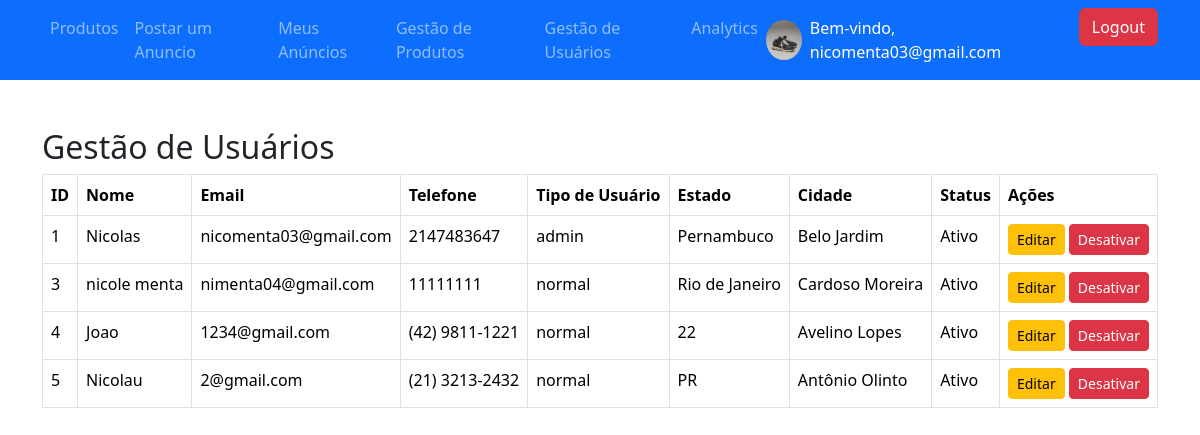
The app's page /tela_Gestão_Usuarios.php (signed in), older data.
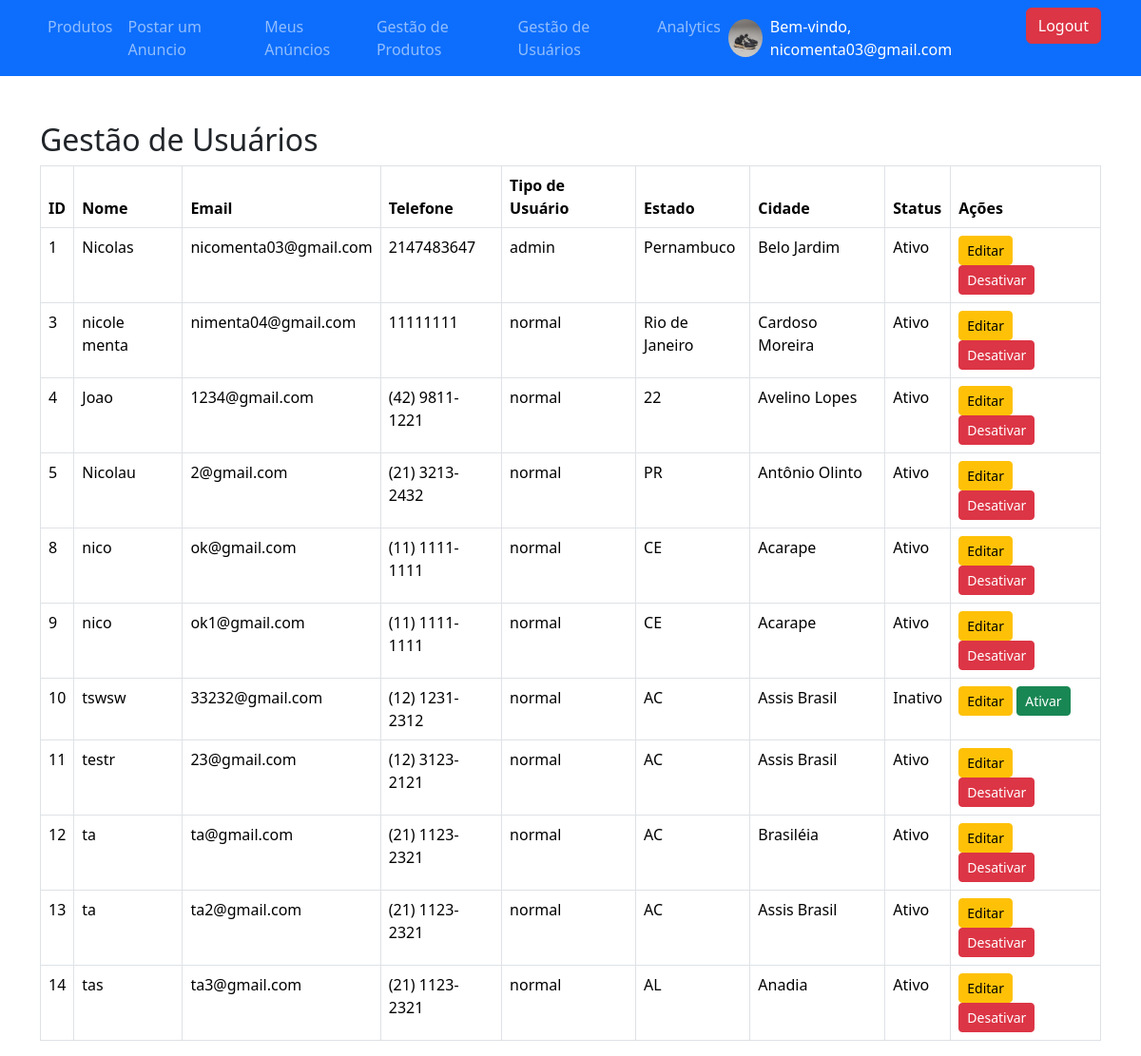
The same page, newer data.
### tables this page shows
CREATE TABLE `usuariosbd` (
  `ID` int(11) NOT NULL,
  `nome` varchar(255) NOT NULL,
  `senha` varchar(255) NOT NULL,
  `email` varchar(155) NOT NULL,
  `TipoUsuario` enum('normal','admin') NOT NULL DEFAULT 'normal',
  `telefone` varchar(15) NOT NULL,
  `Estado` varchar(50) NOT NULL,
  `Cidade` varchar(100) NOT NULL,
  `foto` varchar(255) DEFAULT NULL,
  `status` enum('ativo','inativo') DEFAULT 'ativo'
);

### tela_Gestão_Usuarios.php (the view, shortened to what this page needs)
<?php
include('php/conexaoBD.php');
include('visual/header.php');
?>
<?php renderHeader('gestao_usuarios_anuncios'); ?>
<div class="container mt-5">
    <h2>Gestão de Usuários</h2>
    <table class="table table-bordered">
        <thead>
            <tr>
                <th>ID</th>
                <th>Nome</th>
                <th>Email</th>
                <th>Telefone</th>
                <th>Tipo de Usuário</th>
                <th>Estado</th>
                <th>Cidade</th>
                <th>Status</th>
                <th>Ações</th>
            </tr>
        </thead>
        <tbody>
            <?php
            $sql = "SELECT * FROM usuariosbd";
            $result = mysqli_query($link, $sql);
            while ($usuario = mysqli_fetch_assoc($result)) {
                echo "<tr>";
                echo "<td>" . $usuario['ID'] . "</td>";
                echo "<td>" . $usuario['nome'] . "</td>";
                echo "<td>" . $usuario['email'] . "</td>";
                echo "<td>" . $usuario['telefone'] . "</td>";
                echo "<td>" . $usuario['TipoUsuario'] . "</td>";
                echo "<td>" . $usuario['Estado'] . "</td>";
                echo "<td>" . $usuario['Cidade'] . "</td>";
                echo "<td>" . ucfirst($usuario['status']) . "</td>";
                echo "<td>
                        <a href='#' data-bs-toggle='modal' data-bs-target='#editarUsuarioModal" . $usuario['ID'] . "' class='btn btn-warning btn-sm'>Editar</a>
                        <a href='?alterar_status=" . $usuario['ID'] . "' class='btn " . ($usuario['status'] === 'ativo' ? 'btn-danger' : 'btn-success') . " btn-sm'>" .
                        ($usuario['status'] === 'ativo' ? 'Desativar' : 'Ativar') . "</a>
                      </td>";
                echo "</tr>";
            }
            ?>
        </tbody>
    </table>
</div>
</body>
</html>

### visual/header.php (shortened to what this page needs)
<?php
function renderHeader($currentPage = '') {
    $emailUsuario = isset($_SESSION['email']) ? $_SESSION['email'] : null;
    $isAdmin = isset($_SESSION['tipoUsuario']) && $_SESSION['tipoUsuario'] === 'admin';
    include('php/conexaoBD.php');
    $fotoPerfil = 'uploads/usuarios/default-profile.jpg';
    if ($emailUsuario) {
        $query = "SELECT foto FROM usuariosbd WHERE email = ?";
        $stmt = mysqli_prepare($link, $query);
        mysqli_stmt_bind_param($stmt, "s", $emailUsuario);
        mysqli_stmt_execute($stmt);
        $result = mysqli_stmt_get_result($stmt);
        if (mysqli_num_rows($result) > 0) {
            $user = mysqli_fetch_assoc($result);
            if (!empty($user['foto'])) {
                $fotoPerfil = str_replace('../', '', $user['foto']);
            }
        }
    }
    ?>
    <!DOCTYPE html>
    <html lang="pt">
    <head>
        <link href="https://cdn.jsdelivr.net/npm/bootstrap@5.3.3/dist/css/bootstrap.min.css" rel="stylesheet">
    </head>
    <body>
        <nav class="navbar navbar-expand-lg navbar-dark bg-primary">
            <div class="container">
                <div class="collapse navbar-collapse" id="navbarNav">
                    <ul class="navbar-nav me-auto">
                        <li class="nav-item">
                            <a class="nav-link <?= $currentPage === 'produtos' ? 'active' : '' ?>" href="home_Page.php">Produtos</a>
                        </li>
                        <li class="nav-item">
                            <a class="nav-link <?= $currentPage === 'contato' ? 'active' : '' ?>" href="tela_Cadastro_Produto.php">Postar um Anuncio</a>
                        </li>
                        <?php if ($emailUsuario): ?>
                            <li class="nav-item">
                                <a class="nav-link <?= $currentPage === 'meusAnuncios' ? 'active' : '' ?>" href="meusAnuncios.php">Meus Anúncios</a>
                            </li>
                        <?php endif; ?>
                        <?php if ($isAdmin): ?>
                            <li class="nav-item">
                                <a class="nav-link <?= $currentPage === 'gestao_produtos' ? 'active' : '' ?>" href="tela_Gestão_Produtos.php">Gestão de Produtos</a>
                            </li>
                            <li class="nav-item">
                                <a class="nav-link <?= $currentPage === 'gestao_usuarios' ? 'active' : '' ?>" href="tela_Gestão_Usuarios.php">Gestão de Usuários</a>
                            </li>
                        <?php endif; ?>
                        <?php if ($emailUsuario): ?>
                            <li class="nav-item">
                                <a class="nav-link <?= $currentPage === 'analytics' ? 'active' : '' ?>" href="static.php">Analytics</a>
                            </li>
                        <?php endif; ?>
                    </ul>
                    <ul class="navbar-nav">
                        <?php if ($emailUsuario): ?>
                            <li class="nav-item">
                                <span class="navbar-text me-3 text-white d-flex align-items-center">
                                    <img src="<?= htmlspecialchars($fotoPerfil) ?>" alt="Foto de Perfil" class="rounded-circle" style="width: 40px; height: 40px; object-fit: cover; margin-right: 8px;">
                                    Bem-vindo, <?= htmlspecialchars($emailUsuario) ?>
                                </span>
                            </li>
                            <li class="nav-item">
                                <a class="btn btn-danger" href="php/logout.php">Logout</a>
                            </li>
                        <?php endif; ?>
                    </ul>
                </div>
            </div>
        </nav>
    <?php
}
?>

Row changes from the older to the newer data that the page shows:
added usuariosbd: ID "8", nome "nico", email "ok@gmail.com", telefone "(11) 1111-1111", TipoUsuario "normal", Estado "CE", Cidade "Acarape", status "Ativo", shows "Desativar"
added usuariosbd: ID "9", nome "nico", email "ok1@gmail.com", telefone "(11) 1111-1111", TipoUsuario "normal", Estado "CE", Cidade "Acarape", status "Ativo", shows "Desativar"
added usuariosbd: ID "10", nome "tswsw", email "33232@gmail.com", telefone "(12) 1231-2312", TipoUsuario "normal", Estado "AC", Cidade "Assis Brasil", status "Inativo", shows "Ativar"
added usuariosbd: ID "11", nome "testr", email "23@gmail.com", telefone "(12) 3123-2121", TipoUsuario "normal", Estado "AC", Cidade "Assis Brasil", status "Ativo", shows "Desativar"
added usuariosbd: ID "12", nome "ta", email "ta@gmail.com", telefone "(21) 1123-2321", TipoUsuario "normal", Estado "AC", Cidade "Brasiléia", status "Ativo", shows "Desativar"
added usuariosbd: ID "13", nome "ta", email "ta2@gmail.com", telefone "(21) 1123-2321", TipoUsuario "normal", Estado "AC", Cidade "Assis Brasil", status "Ativo", shows "Desativar"
added usuariosbd: ID "14", nome "tas", email "ta3@gmail.com", telefone "(21) 1123-2321", TipoUsuario "normal", Estado "AL", Cidade "Anadia", status "Ativo", shows "Desativar"
